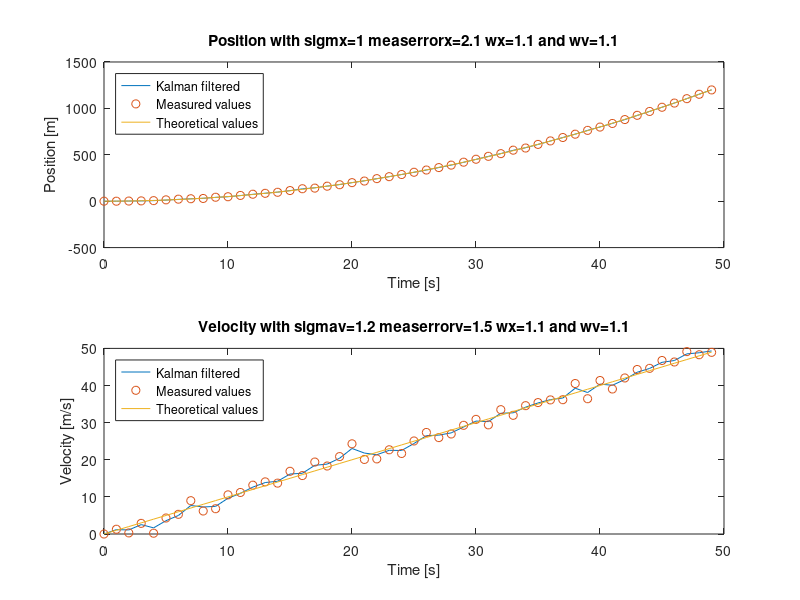

Reproduce this figure in MATLAB.
%Kalman filter implementation in 2D
tic
N = 50;             
t_step = 1;         

% Constant accelereation and change in acceleration
u=1;
% u = ones(1,N);              % m/s^2 - acceleration 
% acc_change = 25;
% u(1:acc_change:end) = u(1:acc_change:end)*-1;

x0 = 0;              % initial position
v0 = 0;              % initial velocity

% uncertainties
sigma_x = 1;            % [m] initial process variation standard deviation in position 
sigma_v = 1.2;          % [m/s] initial process variation standard deviation in velocity
meas_errorx = 2.1;      % [m] measurement standard variation in position
meas_errorv = 1.5;      % [m/s] measurmenet standard variation in velocity

w_x=1.1;
w_v=1.1;


Q =[w_x  0;
       0 w_v];                   % Process noise covariance matrix

% preallocating etc. 
t=0:t_step:t_step*(N-1);           % time vector
X=zeros(2,N);                         % position and velocity in x. 
                                               % first row: pos. second row: vel. 
X(:,1) = [x0, v0];

%% Generate measurements

% % initial measurements
pos_0 = x0; 
vel_0 = v0;

X_meas = zeros(2,N);    % 1st row = position, 2nd row = velocity
X_ideal = zeros(2,N);   % 1st row = position, 2nd row = velocity

for j = 2:N
    % position    
    X_ideal(1,j) = X_ideal(1,j-1) + X_ideal(2,j-1)*t_step + 0.5*u*t_step^2; % theoretical value
    X_meas(1,j) = normrnd(X_ideal(1,j),meas_errorx);  % measurement / adding noise
    
    % velocity
    X_ideal(2,j) = vel_0 + u*t(j);                    % theoretical values / equation of motion
    X_meas(2,j) = normrnd(X_ideal(2,j),meas_errorv);  % measurement / adding noise
end

% Define matrices

A = [1 t_step;
         0   1   ];          
B = [0.5*t_step^2;
        t_step    ];      
C = eye(2);              % 'maintaining' matrix for measurements. [1 0] -> only measuring position
H = eye(2);

% uncertainties
% process errors
P = [sigma_x^2 0;...        % initial state matrix covariance
    0 sigma_v^2];           % off-diagonal elements 0 bec. variables are independent
% observations errors
R = [meas_errorx 0 ;...
    0 meas_errorv]; % measurement covariance matrix 


% Kalman filter

for k=2:N
    % Predicted values
    X_pred = A*X(:,k-1) + B*u ; 
        
    % Process covariance matrix
    P = A*P*A' + Q;
    P = eye(2).*diag(P);  % omitting covariance terms.  

    % Kalman Gain:
    K = P*H'/(H*P*H' + R);
  
    X_meas(:,k) = C*X_meas(:,k) ; % Transforming measurement values to be compliant with syntax
    In=X_meas(:,k)-H*X_pred;
    
    % Current state
    X(:,k) = X_pred + K*(In); 
    
    % Updating the process covariance matrix
    P = (eye(2)-K*H)*P;
    disp(P);
end

figure
%position
ax1 = subplot(2,1,1);
plot(t,X(1,:),t,X_meas(1,:),'o',t,X_ideal(1,:))
title(['Position with sigmx=' num2str(sigma_x),  ' measerrorx=' num2str(meas_errorx), ' wx=' num2str(w_x),  ' and wv=' num2str(w_v)])
ylabel('Position [m]')
xlabel('Time [s]')
legend({'Kalman filtered','Measured values','Theoretical values'},'Location','northwest')


% velocity
ax2 = subplot(2,1,2);
plot(t,X(2,:),t,X_meas(2,:),'o',t,X_ideal(2,:))
title(['Velocity with sigmav=' num2str(sigma_v), ' measerrorv=' num2str(meas_errorv), ' wx=' num2str(w_x),  ' and wv=' num2str(w_v)])
xlabel('Time [s]')
ylabel('Velocity [m/s]')
legend({'Kalman filtered','Measured values','Theoretical values'},'Location','northwest')

toc


